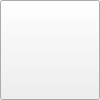
<?xml version="1.0" encoding="UTF-8"?>
<ui version="4.0">
 <class>KPImageSelector</class>
 <widget class="QPushButton" name="KPImageSelector">
  <property name="geometry">
   <rect>
    <x>0</x>
    <y>0</y>
    <width>100</width>
    <height>100</height>
   </rect>
  </property>
  <property name="sizePolicy">
   <sizepolicy hsizetype="Minimum" vsizetype="Minimum">
    <horstretch>0</horstretch>
    <verstretch>0</verstretch>
   </sizepolicy>
  </property>
  <property name="minimumSize">
   <size>
    <width>100</width>
    <height>100</height>
   </size>
  </property>
  <property name="maximumSize">
   <size>
    <width>100</width>
    <height>100</height>
   </size>
  </property>
  <property name="mouseTracking">
   <bool>true</bool>
  </property>
  <property name="windowTitle">
   <string>KPImageSelector</string>
  </property>
  <property name="autoFillBackground">
   <bool>false</bool>
  </property>
  <property name="icon">
   <iconset>
    <normalon>:/std/noimage.png</normalon>
   </iconset>
  </property>
  <property name="iconSize">
   <size>
    <width>100</width>
    <height>100</height>
   </size>
  </property>
  <property name="checkable">
   <bool>false</bool>
  </property>
  <property name="autoRepeat">
   <bool>false</bool>
  </property>
  <property name="autoExclusive">
   <bool>false</bool>
  </property>
  <property name="flat">
   <bool>false</bool>
  </property>
 </widget>
 <layoutdefault spacing="6" margin="11"/>
 <resources>
  <include location="icons.qrc"/>
 </resources>
 <connections/>
</ui>
